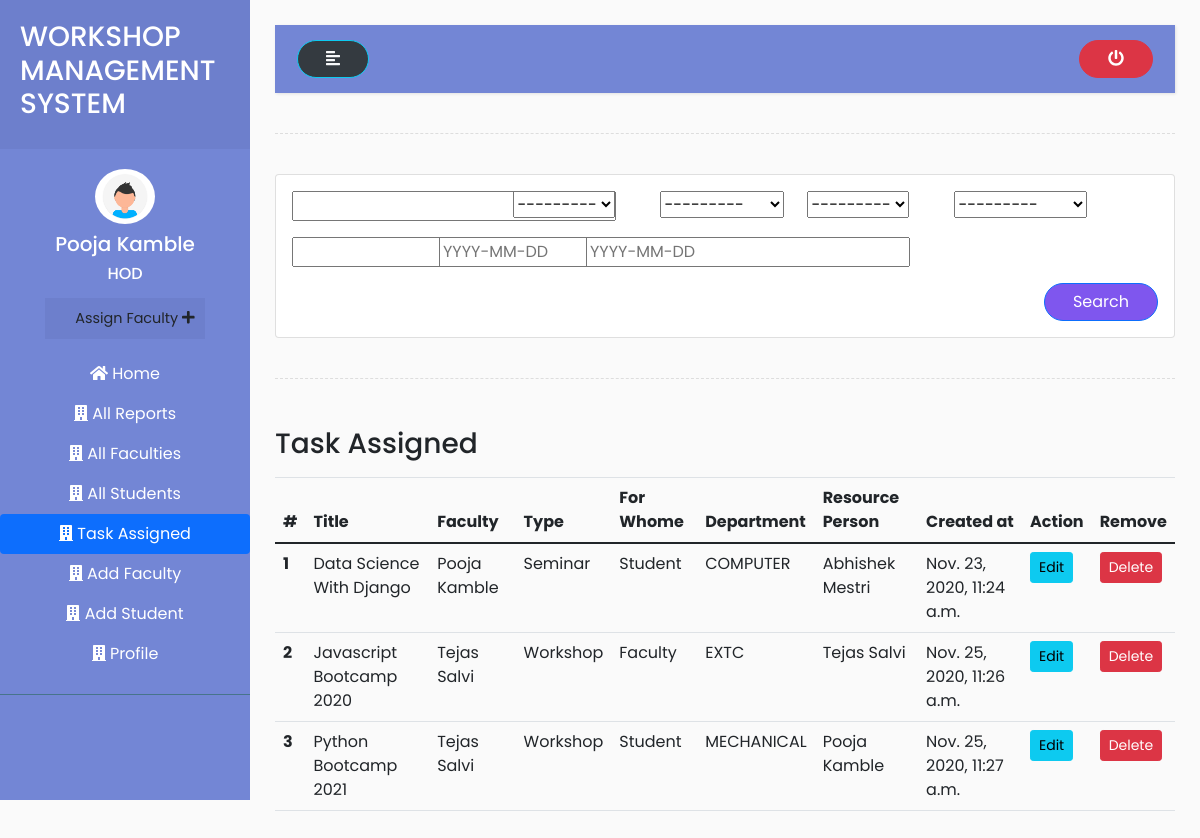
/hod/task_assigned/ (signed in), run on the app's committed database.
### accounts/models.py (models this page shows, shortened)
class User(AbstractUser):
    is_hod = models.BooleanField(default=False)
    is_faculty = models.BooleanField(default=False)
    is_student = models.BooleanField(default=False)

class TaskAssigned(models.Model):
    event_title = models.CharField(max_length=50)
    branches =  (
        ('COMPUTER','COMPUTER'),
        ('EXTC','EXTC'),
        ('MECHANICAL','MECHANICAL'),
        ('AUTOMOBILE','AUTOMOBILE')
    )
    org_department = models.CharField(max_length=50, choices = branches)
    forwhome = (
        ('Student','Student'),
        ('Faculty','Faculty')
    )
    forwhome = models.CharField(max_length=50,choices = forwhome)
    res_person = models.CharField(max_length=150)
    types = (
        ('Workshop','Workshop'),
        ('Seminar','Seminar')
    )
    types = models.CharField(max_length=50,choices = types)
    event_coordinator = models.ForeignKey(Faculty,on_delete=models.CASCADE)
    created_at=models.DateTimeField(auto_now_add=True)
    updated_at=models.DateTimeField(auto_now_add=True)
    class Meta:
        verbose_name_plural = 'Tasks Assigned'

class Faculty(models.Model):
    user = models.OneToOneField(User, on_delete = models.CASCADE, primary_key = True)
    middle_name = models.CharField (max_length=50)
    phone_number = models.CharField(max_length=20)
    profile_pic = models.ImageField( upload_to='Faculty/profile_pic/')
    address = models.CharField(max_length=200)
    gender = (
        ('Male','Male'),
        ('Female','Female')
    )
    sex = models.CharField(choices=gender, max_length=50)
    branches =  (
        ('COMPUTER','COMPUTER'),
        ('EXTC','EXTC'),
        ('MECHANICAL','MECHANICAL'),
        ('AUTOMOBILE','AUTOMOBILE')
    )
    branch = models.CharField( choices = branches, max_length=50)
    joined_at = models.DateField( auto_now=False ,null=True)
    qualification = models.CharField( max_length=500)
    def __str__(self):
        return self.user.first_name + " " + self.user.last_name
    class Meta:
        verbose_name_plural = 'Faculties'

### accounts/views.py (the view)
# urls.py: path('hod/task_assigned/',views.task_assigned,name="task_assigned"),
@login_required(login_url='login')
def task_assigned(request):
    tasks = TaskAssigned.objects.all()
    filter = TaskFilter(request.GET, queryset=TaskAssigned.objects.all())
    tasks = filter.qs
    context = {
        'tasks':tasks,
        'filter':filter
    }
    return render(request,'../templates/hod/task_assigned.html',context)

### accounts/templates/hod/task_assigned.html (shortened to what this page needs)
{% extends 'base.html' %}
{% load static %}
{% load bootstrap %}
{% block content %}
<div class="wrapper">
  <nav id="sidebar">
    <div class="sidebar-header">
      <h3>WORKSHOP MANAGEMENT SYSTEM</h3>
    </div>
    <ul class="list-unstyled components">
      <div class="d-flex flex-column justify-content-center text-center ">
        {% if request.user.hod.profile_pic %}
        <a href="{% url 'profile' %}">
          <img src="{{request.user.hod.profile_pic.url}}" class="img-fluid rounded-circle mx-auto mb-2" width="60px"
            alt="">
        </a> {% else %}
        <img src="{% static 'img/profile.png' %}" class="img-fluid rounded-circle mx-auto mb-2" width="60px" alt="">
        {% endif %}
        <h5>{{request.user.first_name}} {{request.user.last_name}}</h5>
        <h6>HOD</h6>
        <ul class="list-unstyled ">
          <li>
            <button type="button" class="btn">
              <a href="{% url 'assign_task' %}">Assign Faculty
                <i class="fas fa-plus"></i>
              </a>
            </button>
          </li>
        </ul>
      </div>
      <div class="nav flex-column nav-pills text-center mt-2" aria-orientation="vertical">
        <a class="nav-link" href="{% url 'hod_home' %}"><i class="fas fa-home"></i> Home</a>
        <a class="nav-link" href="{% url 'all_reports' %}"><i class="fas fa-building"></i> All
          Reports</a>
        <a class="nav-link " href="{% url 'faculties' %}"><i class="fas fa-building"></i> All Faculties</a>
        <a class="nav-link " href="{% url 'students' %}"><i class="fas fa-building"></i> All Students</a>
        <a class="nav-link active " href="{% url 'task_assigned' %}"><i class="fas fa-building"></i> Task Assigned</a>
        <a class="nav-link " href="{% url 'add_faculty' %}"><i class="fas fa-building"></i> Add Faculty</a>
        <a class="nav-link " href="{% url 'add_student' %}"><i class="fas fa-building"></i> Add Student</a>
        <a class="nav-link " href="{% url 'profile' %}"><i class="fas fa-building"></i> Profile</a>
      </div>
    </ul>
  </nav>
  <div id="content">
    <nav class="navbar navbar-expand-lg " style="background-color: #7386D5;">
      <div class="container-fluid">
        <button type="button" id="sidebarCollapse" class="btn text-light bg-dark btn-info">
          <i class="fas fa-align-left"></i>
        </button>
        <a href="{% url 'logout' %}">
          <button type="button" class="btn btn-danger">
            <i class="fas fa-power-off"></i>
          </button>
        </a>
      </div>
    </nav>
    <div class="line"></div>
    <div class="row">
      <div class="col">
        <div class="card card-body">
          <form method="GET" class="row g-3">
            <div class="col-sm-3">
              {{filter.form.event_title|bootstrap}}
            </div>
            <div class="col-sm-2">
              {{filter.form.forwhome|bootstrap}}
            </div>
            <div class="col-sm-2">
              {{filter.form.org_department|bootstrap}}
            </div>
            <div class="col-sm-2">
              {{filter.form.types|bootstrap}}
            </div>
            <div class="col-sm-3">
              {{filter.form.event_coordinator|bootstrap}}
            </div>
            <div class="col-sm-2">
            </div>
            <div class="col-sm-2">
            </div>
            <div class="col-sm-2">
              {{filter.form.end_date|bootstrap}}
            </div>
            <div class="col-sm-12">
              <button type="submit" class=" float-right btn btn-primary">Search</button>
            </div>
          </form>
        </div>
      </div>
    </div>
    <div class="line"></div>
    <div class="row">
      <div class="col-md-12">
        <div class="d-flex justify-content-between py-2">
          <h3>Task Assigned</h3>
        </div>
        {% if tasks %}
        <div class="table-responsive">
          <table class="table">
            <thead>
              <tr>
                <th scope="col">#</th>
                <th scope="col">Title</th>
                <th scope="col">Faculty</th>
                <th scope="col">Type</th>
                <th scope="col">For Whome</th>
                <th scope="col">Department</th>
                <th scope="col">Resource Person</th>
                <th scope="col">Created at</th>
                <th scope="col">Action</th>
                <th scope="col">Remove</th>
              </tr>
            </thead>
            <tbody>
              {% for task in tasks %}
              <tr>
                <th scope="row"> {{forloop.counter}} </th>
                <td>{{task.event_title}}</td>
                <td>{{task.event_coordinator}}</td>
                <td>{{task.types}}</td>
                <td>{{task.forwhome}}</td>
                <td>{{task.org_department}}</td>
                <td>{{task.res_person}}</td>
                <td>{{task.created_at}}</td>
                <td><a href="{% url 'edit_task' task.id %}" class="btn btn-sm btn-info">Edit</a></td>
                <td><a class="btn btn-sm btn-danger" href="{% url 'delete_task' task.id %}">Delete</a></td>
              </tr>
              {% endfor %}
            </tbody>
          </table>
        </div>
        {% else %}
                <h2 class="text-center my-5">Tasks Not Found !</h2>
        {% endif %}
      </div>
    </div>
  </div>
</div>
{% endblock content %}

### accounts/static/css/style2.css (style rules this page uses)
body { font-family: 'Poppins', sans-serif; background: #fafafa; }
a, a:hover, a:focus { color: inherit; text-decoration: none; transition: all 0.3s; }
.navbar { padding: 15px 10px; background: #fff; border: none; border-radius: 0; margin-bottom: 40px; box-shadow: 1px 1px 3px rgba(0, 0, 0, 0.1); }
.line { width: 100%; height: 1px; border-bottom: 1px dashed #ddd; margin: 40px 0; }
.wrapper { display: flex; width: 100%; }
#sidebar { width: 250px; position: fixed; top: 0; left: 0; height: 100vh; z-index: 999; background: #7386D5; color: #fff; transition: all 0.3s; }
#sidebar .sidebar-header { padding: 20px; background: #6d7fcc; }
#sidebar ul.components { padding: 20px 0; border-bottom: 1px solid #47748b; }
#sidebar ul li a { padding: 10px; font-size: 1.1em; display: block; }
ul ul a { font-size: 0.9em !important; padding-left: 30px !important; background: #6d7fcc; }
#content { width: calc(100% - 250px); padding: 25px; min-height: 100vh; transition: all 0.3s; position: absolute; top: 0; right: 0; }

### data on the page
User: user.first_name "Pooja", user.last_name "Kamble"
TaskAssigned: event_title "Data Science With Django", event_coordinator "Pooja Kamble", types "Seminar", forwhome "Student", org_department "COMPUTER", res_person "Abhishek Mestri", created_at "Nov. 23, 2020, 11:24 a.m."
TaskAssigned: event_title "Javascript Bootcamp 2020", event_coordinator "Tejas Salvi", types "Workshop", forwhome "Faculty", org_department "EXTC", res_person "Tejas Salvi", created_at "Nov. 25, 2020, 11:26 a.m."
TaskAssigned: event_title "Python Bootcamp 2021", event_coordinator "Tejas Salvi", types "Workshop", forwhome "Student", org_department "MECHANICAL", res_person "Pooja Kamble", created_at "Nov. 25, 2020, 11:27 a.m."
